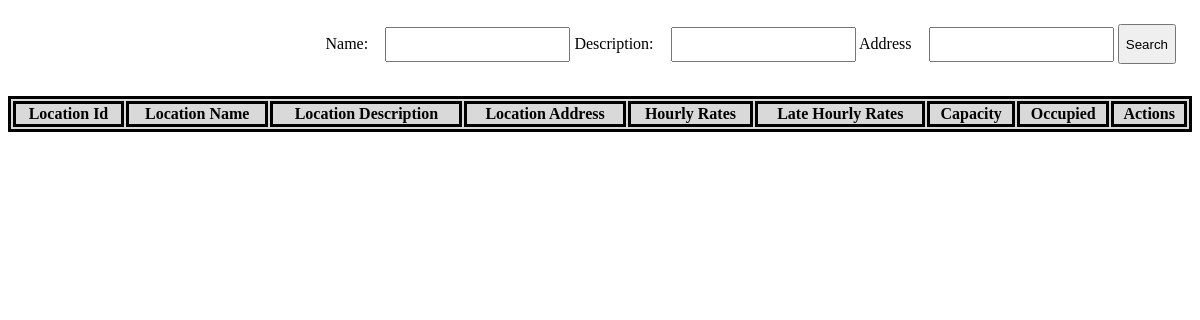
The page /main/actors/admin/pages/viewAllParkingLocationPage.php on the database as committed earlier.
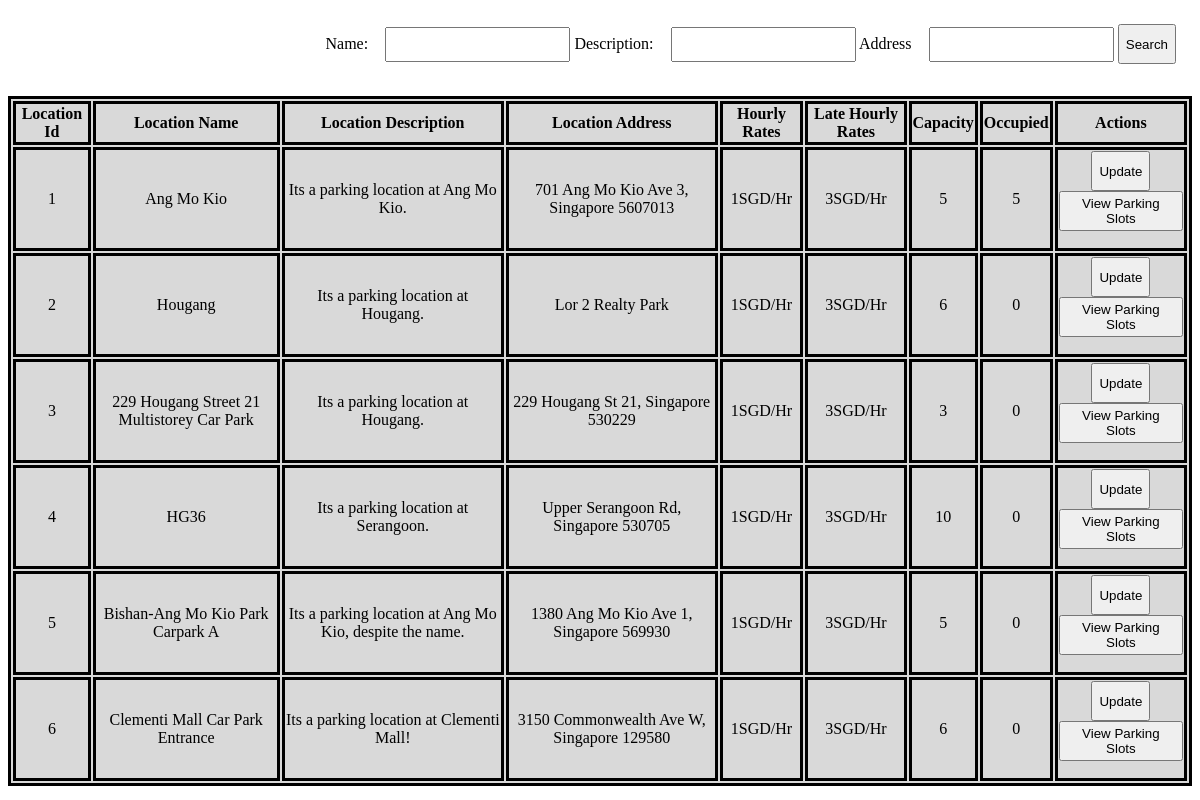
The same page on the database as committed later.
### tables this page shows
CREATE TABLE `locations` (
  `locationId` int(11) NOT NULL,
  `locationName` varchar(255) NOT NULL,
  `description` varchar(255) NOT NULL,
  `address` varchar(255) NOT NULL,
  `rates` varchar(255) NOT NULL,
  `ratesLate` varchar(255) NOT NULL,
  `capacity` int(4) NOT NULL,
  `occupied` int(4) NOT NULL
);

### entities/parkingLocationEntity.php (called while the page is built, shortened)
<?php
class ParkingLocationEntity extends Dbh
{
    protected function view()
    {
        $array = [];
        $conn = $this->connectDB();
        $sql = "SELECT * FROM locations";
        $result = $conn->query($sql);
        if ($result->num_rows > 0)
        {
            while ($row = $result->fetch_assoc())
            {
                $current = array(
                    'locationId' => $row['locationId'],
					'locationName' => $row['locationName'],
                    'description' => $row['description'],
					'address' => $row['address'],
                    'rates' => $row['rates'],
                    'ratesLate' => $row['ratesLate'],
                    'capacity' => $row['capacity'],
                    'occupied' => $row['occupied']
                );
                array_push($array, $current);
            }
        }
        return $array;
    }
}
?>

### controller/admin/viewParkingLocationController.php (called while the page is built)
<?php
class ViewParkingLocationController extends ParkingLocationEntity
{
    public function viewParkingLocation()
    {
        $parkingLocation = new parkingLocationEntity();
        $array = $parkingLocation->view();
        return $array;
    }
}
?>

### main/actors/admin/pages/viewAllParkingLocationPage.php (the view, shortened to what this page needs)
<?php
include "../../../entities/parkingLocationEntity.php";
include "../../../controller/admin/viewParkingLocationController.php";
?>
<div class="container">
    <div class="row">
        <div class="search-container ml-auto">
            <form method="POST">
                <label for="locationName">Name:</label>
                <input type="text" name="searchLocationName">
                <label for="description">Description:</label>
                <input type="text" name="searchDescription">
                <label for="address">Address</label>
                <input type="text" name="searchAddress">
                <button type="submit" name="search" class="btn btn-primary" style="height:40px">Search</button>
            </form>
        </div>
    </div>
    <div class="row">
        <?php
        if(isset($_POST["search"]))
        {
            $locationName = $_POST["searchLocationName"];
            $description = $_POST["searchDescription"];
            $address = $_POST["searchAddress"];
            $searchParking = new SearchParkingController();
            $array = $searchParking->searchParking($locationName, $description, $address);
            if ($array[0] != "Success")
            {
                echo '<script>';
                echo "alert('$array[0]');";
                echo '</script>';
            }
            else
            {
                echo '<table class ="table">';
                echo '  <tr>';
                echo '      <th class="text-center">Location Id</th>';
                echo '      <th class="text-center">Location Name</th>';
                echo '      <th class="text-center">Location Description</th>';
                echo '      <th class="text-center">Location Address</th>';
                echo '      <th class="text-center">Hourly Rates</th>';
                echo '      <th class="text-center">Late Hourly Rates</th>';
                echo '      <th class="text-center">Capacity</th>';
                echo '      <th class="text-center">Occupied</th>';
                echo '      <th class="text-center">Actions</th>';
                echo '  </tr>';
                for($i = 1; $i < count($array); $i++)
                {
                    $row = $array[$i];
                    echo '  <tr>';
                    echo '      <td>' . $row['locationId'] . '</td>';
                    echo '      <td>' . $row['locationName'] . '</td>';
                    echo '      <td>' . $row['description'] . '</td>';
                    echo '      <td>' . $row['address'] . '</td>';
                    echo '      <td>' . $row['rates'] . 'SGD/Hr</td>';
                    echo '      <td>' . $row['ratesLate'] . 'SGD/Hr</td>';
                    echo '      <td>' . $row['capacity'] . '</td>';
                    echo '      <td>' . $row['occupied'] . '</td>';
                    echo '      <td>';
                    echo '          <form method="POST">';
                    echo '              <input type="hidden" name="locationName" value="' . $row['locationName'] . '"/>';
                    echo '              <input type="hidden" name="description" value="' . $row['description'] . '"/>';
                    echo '              <input type="hidden" name="address" value="' . $row['address'] . '"/>';
                    echo '              <input type="hidden" name="rates" value="' . $row['rates'] . '"/>';
                    echo '              <input type="hidden" name="ratesLate" value="' . $row['ratesLate'] . '"/>';
                    echo '              <input type="hidden" name="capacity" value="' . $row['capacity'] . '"/>';
                    echo '              <input type="hidden" name="occupied" value="' . $row['occupied'] . '"/>';
                    echo '              <button class="btn btn-primary" style="height:40px" value="' . $row['locationId'] . '" name="updateParkingLocation">Update</button>';
                    echo '              <button class="btn btn-info" style="height:40px" value="' . $row['locationId'] . '" name="viewAllParkingSlots">View Details</button>';
                    echo '          </form>';
                    echo '      </td>';
                    echo '  </tr>';
                }
                echo "</table>";
            }
        }else
        {
            $viewParkingLocation = new ViewParkingLocationController();
            $array = $viewParkingLocation->viewParkingLocation();
            echo '<table class ="table">';
            echo '  <tr>';
            echo '      <th class="text-center">Location Id</th>';
            echo '      <th class="text-center">Location Name</th>';
            echo '      <th class="text-center">Location Description</th>';
            echo '      <th class="text-center">Location Address</th>';
            echo '      <th class="text-center">Hourly Rates</th>';
            echo '      <th class="text-center">Late Hourly Rates</th>';
            echo '      <th class="text-center">Capacity</th>';
            echo '      <th class="text-center">Occupied</th>';
            echo '      <th class="text-center">Actions</th>';
            echo '  </tr>';
            foreach($array as $row)
            {
                echo '  <tr>';
                echo '      <td>' . $row['locationId'] . '</td>';
                echo '      <td>' . $row['locationName'] . '</td>';
                echo '      <td>' . $row['description'] . '</td>';
                echo '      <td>' . $row['address'] . '</td>';
                echo '      <td>' . $row['rates'] . 'SGD/Hr</td>';
                echo '      <td>' . $row['ratesLate'] . 'SGD/Hr</td>';
                echo '      <td>' . $row['capacity'] . '</td>';
                echo '      <td>' . $row['occupied'] . '</td>';
                echo '      <td>';
                echo '          <form method="POST">';
                echo '              <button class="btn btn-primary" style="height:40px" value="' . $row['locationId'] . '" name="updateParkingLocation">Update</button>';
                echo '              <button class="btn btn-info" style="height:40px" value="' . $row['locationId'] . '" name="viewAllParkingSlots">View Parking Slots</button>';
                echo '          </form>';
                echo '      </td>';
                echo '  </tr>';
            }
            echo "</table>";
        }
        ?>
    </div>
</div>

### main/actors/admin/pages/viewAllParkingLocationPage.php (style rules this page uses)
.table { margin-top: 1em !important; margin-left: auto; margin-right: auto; border-style: solid; border-color: black; background-color: #D9D9D9; width: 100%; text-align: center; }
th, td , tr { border-style: solid; border-color: black; }
.search-container { float: right; margin: 1em; }
.search-container input { height: 35px; margin-left: 1em; text-align: right; }

Rows that differ between the two databases and show on the page:
added locations: locationId "1", locationName "Ang Mo Kio", description "Its a parking location at Ang Mo Kio.", address "701 Ang Mo Kio Ave 3, Singapore 5607013", rates "1", ratesLate "3", capacity "5", occupied "5"
added locations: locationId "2", locationName "Hougang", description "Its a parking location at Hougang.", address "Lor 2 Realty Park", rates "1", ratesLate "3", capacity "6", occupied "0"
added locations: locationId "3", locationName "229 Hougang Street 21 Multistorey Car Park", description "Its a parking location at Hougang.", address "229 Hougang St 21, Singapore 530229", rates "1", ratesLate "3", capacity "3", occupied "0"
added locations: locationId "4", locationName "HG36", description "Its a parking location at Serangoon.", address "Upper Serangoon Rd, Singapore 530705", rates "1", ratesLate "3", capacity "10", occupied "0"
added locations: locationId "5", locationName "Bishan-Ang Mo Kio Park Carpark A", description "Its a parking location at Ang Mo Kio, despite the name.", address "1380 Ang Mo Kio Ave 1, Singapore 569930", rates "1", ratesLate "3", capacity "5", occupied "0"
added locations: locationId "6", locationName "Clementi Mall Car Park Entrance", description "Its a parking location at Clementi Mall!", address "3150 Commonwealth Ave W, Singapore 129580", rates "1", ratesLate "3", capacity "6", occupied "0"
